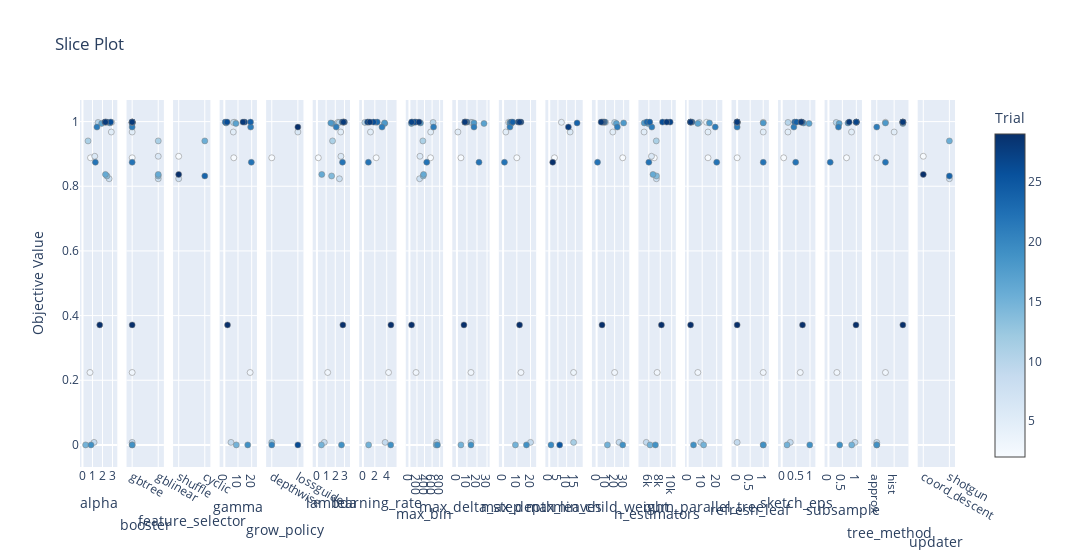

The code cell stored with this chart in its notebook:
### Code cell
optuna.visualization.plot_slice(study)

### Figure 1 — Plotly figure (JSON) as saved in the notebook; plotly's stock layout.template omitted (floating-point values rounded to 4 significant figures)
{"data": [{"marker": {"color": [2, 3, 4, 5, 6, 8, 9, 10, 11, 14, 15, 16, 17, 18, 19, 21, 22, 23, 24, 26, 27, 28, 29], "colorbar": {"title": {"text": "Trial"}, "x": 1, "xpad": 40}, "colorscale": [[0, "rgb(247,251,255)"], [0.125, "rgb(222,235,247)"], [0.25, "rgb(198,219,239)"], [0.375, "rgb(158,202,225)"], [0.5, "rgb(107,174,214)"], [0.625, "rgb(66,146,198)"], [0.75, "rgb(33,113,181)"], [0.875, "rgb(8,81,156)"], [1, "rgb(8,48,107)"]], "line": {"color": "Grey", "width": 0.5}, "showscale": true}, "mode": "markers", "showlegend": false, "type": "scatter", "x": [0.8011, 0.7522, 2.917, 2.876, 1.224, 2.657, 1.155, 1.558, 0.5561, 2.441, 0.3142, 2.294, 1.91, 2.722, 0.8537, 1.444, 1.285, 2.42, 2.313, 2.807, 2.237, 2.296, 1.724], "xaxis": "x", "y": [0.888, 0.224, 0.9978, 0.9677, 0.8927, 0.8231, 0.007774, 0.9973, 0.9402, 0.8318, 0, 0.8365, 0.9942, 0.9958, 0, 0.983, 0.8742, 0.9984, 0.9984, 0.9984, 0.9984, 0.9984, 0.3712], "yaxis": "y"}, {"marker": {"color": [2, 3, 4, 5, 6, 8, 9, 10, 11, 14, 15, 16, 17, 18, 19, 21, 22, 23, 24, 26, 27, 28, 29], "colorbar": {"title": {"text": "Trial"}, "x": 1, "xpad": 40}, "colorscale": [[0, "rgb(247,251,255)"], [0.125, "rgb(222,235,247)"], [0.25, "rgb(198,219,239)"], [0.375, "rgb(158,202,225)"], [0.5, "rgb(107,174,214)"], [0.625, "rgb(66,146,198)"], [0.75, "rgb(33,113,181)"], [0.875, "rgb(8,81,156)"], [1, "rgb(8,48,107)"]], "line": {"color": "Grey", "width": 0.5}, "showscale": false}, "mode": "markers", "showlegend": false, "type": "scatter", "x": ["gbtree", "gbtree", "gbtree", "gbtree", "gblinear", "gblinear", "gbtree", "gbtree", "gblinear", "gblinear", "gbtree", "gblinear", "gbtree", "gbtree", "gbtree", "gbtree", "gbtree", "gbtree", "gbtree", "gbtree", "gbtree", "gbtree", "gbtree"], "xaxis": "x2", "y": [0.888, 0.224, 0.9978, 0.9677, 0.8927, 0.8231, 0.007774, 0.9973, 0.9402, 0.8318, 0, 0.8365, 0.9942, 0.9958, 0, 0.983, 0.8742, 0.9984, 0.9984, 0.9984, 0.9984, 0.9984, 0.3712], "yaxis": "y2"}, {"marker": {"color": [6, 8, 11, 14, 16], "colorbar": {"title": {"text": "Trial"}, "x": 1, "xpad": 40}, "colorscale": [[0, "rgb(247,251,255)"], [0.125, "rgb(222,235,247)"], [0.25, "rgb(198,219,239)"], [0.375, "rgb(158,202,225)"], [0.5, "rgb(107,174,214)"], [0.625, "rgb(66,146,198)"], [0.75, "rgb(33,113,181)"], [0.875, "rgb(8,81,156)"], [1, "rgb(8,48,107)"]], "line": {"color": "Grey", "width": 0.5}, "showscale": false}, "mode": "markers", "showlegend": false, "type": "scatter", "x": ["shuffle", "shuffle", "cyclic", "cyclic", "shuffle"], "xaxis": "x3", "y": [0.8927, 0.8231, 0.9402, 0.8318, 0.8365], "yaxis": "y3"}, {"marker": {"color": [2, 3, 4, 5, 9, 10, 15, 17, 18, 19, 21, 22, 23, 24, 26, 27, 28, 29], "colorbar": {"title": {"text": "Trial"}, "x": 1, "xpad": 40}, "colorscale": [[0, "rgb(247,251,255)"], [0.125, "rgb(222,235,247)"], [0.25, "rgb(198,219,239)"], [0.375, "rgb(158,202,225)"], [0.5, "rgb(107,174,214)"], [0.625, "rgb(66,146,198)"], [0.75, "rgb(33,113,181)"], [0.875, "rgb(8,81,156)"], [1, "rgb(8,48,107)"]], "line": {"color": "Grey", "width": 0.5}, "showscale": false}, "mode": "markers", "showlegend": false, "type": "scatter", "x": [6.921, 18.87, 7.627, 6.578, 4.889, 6.641, 8.789, 8.501, 1.293, 17.12, 19.28, 19.74, 0.6715, 19.16, 2.034, 14.83, 13.64, 2.35], "xaxis": "x4", "y": [0.888, 0.224, 0.9978, 0.9677, 0.007774, 0.9973, 0, 0.9942, 0.9958, 0, 0.983, 0.8742, 0.9984, 0.9984, 0.9984, 0.9984, 0.9984, 0.3712], "yaxis": "y4"}, {"marker": {"color": [2, 5, 9, 15, 19, 21], "colorbar": {"title": {"text": "Trial"}, "x": 1, "xpad": 40}, "colorscale": [[0, "rgb(247,251,255)"], [0.125, "rgb(222,235,247)"], [0.25, "rgb(198,219,239)"], [0.375, "rgb(158,202,225)"], [0.5, "rgb(107,174,214)"], [0.625, "rgb(66,146,198)"], [0.75, "rgb(33,113,181)"], [0.875, "rgb(8,81,156)"], [1, "rgb(8,48,107)"]], "line": {"color": "Grey", "width": 0.5}, "showscale": false}, "mode": "markers", "showlegend": false, "type": "scatter", "x": ["depthwise", "lossguide", "depthwise", "depthwise", "lossguide", "lossguide"], "xaxis": "x5", "y": [0.888, 0.9677, 0.007774, 0, 0, 0.983], "yaxis": "y5"}, {"marker": {"color": [2, 3, 4, 5, 6, 8, 9, 10, 11, 14, 15, 16, 17, 18, 19, 21, 22, 23, 24, 26, 27, 28, 29], "colorbar": {"title": {"text": "Trial"}, "x": 1, "xpad": 40}, "colorscale": [[0, "rgb(247,251,255)"], [0.125, "rgb(222,235,247)"], [0.25, "rgb(198,219,239)"], [0.375, "rgb(158,202,225)"], [0.5, "rgb(107,174,214)"], [0.625, "rgb(66,146,198)"], [0.75, "rgb(33,113,181)"], [0.875, "rgb(8,81,156)"], [1, "rgb(8,48,107)"]], "line": {"color": "Grey", "width": 0.5}, "showscale": false}, "mode": "markers", "showlegend": false, "type": "scatter", "x": [0.151, 1.173, 2.293, 2.592, 2.615, 2.454, 0.8047, 2.42, 1.704, 1.599, 0.4874, 0.5296, 1.685, 1.518, 2.678, 2.103, 2.785, 2.916, 2.763, 2.994, 2.902, 2.892, 2.825], "xaxis": "x6", "y": [0.888, 0.224, 0.9978, 0.9677, 0.8927, 0.8231, 0.007774, 0.9973, 0.9402, 0.8318, 0, 0.8365, 0.9942, 0.9958, 0, 0.983, 0.8742, 0.9984, 0.9984, 0.9984, 0.9984, 0.9984, 0.3712], "yaxis": "y6"}, {"marker": {"color": [2, 3, 4, 5, 9, 10, 15, 17, 18, 19, 21, 22, 23, 24, 26, 27, 28, 29], "colorbar": {"title": {"text": "Trial"}, "x": 1, "xpad": 40}, "colorscale": [[0, "rgb(247,251,255)"], [0.125, "rgb(222,235,247)"], [0.25, "rgb(198,219,239)"], [0.375, "rgb(158,202,225)"], [0.5, "rgb(107,174,214)"], [0.625, "rgb(66,146,198)"], [0.75, "rgb(33,113,181)"], [0.875, "rgb(8,81,156)"], [1, "rgb(8,48,107)"]], "line": {"color": "Grey", "width": 0.5}, "showscale": false}, "mode": "markers", "showlegend": false, "type": "scatter", "x": [2.227, 4.306, 2.182, 1.275, 3.738, 0.3254, 0.9593, 3.65, 3.638, 4.674, 3.214, 0.9213, 2.411, 0.8867, 1.79, 0.7787, 1.161, 4.708], "xaxis": "x7", "y": [0.888, 0.224, 0.9978, 0.9677, 0.007774, 0.9973, 0, 0.9942, 0.9958, 0, 0.983, 0.8742, 0.9984, 0.9984, 0.9984, 0.9984, 0.9984, 0.3712], "yaxis": "y7"}, {"marker": {"color": [2, 3, 4, 5, 6, 8, 9, 10, 11, 14, 15, 16, 17, 18, 19, 21, 22, 23, 24, 26, 27, 28, 29], "colorbar": {"title": {"text": "Trial"}, "x": 1, "xpad": 40}, "colorscale": [[0, "rgb(247,251,255)"], [0.125, "rgb(222,235,247)"], [0.25, "rgb(198,219,239)"], [0.375, "rgb(158,202,225)"], [0.5, "rgb(107,174,214)"], [0.625, "rgb(66,146,198)"], [0.75, "rgb(33,113,181)"], [0.875, "rgb(8,81,156)"], [1, "rgb(8,48,107)"]], "line": {"color": "Grey", "width": 0.5}, "showscale": false}, "mode": "markers", "showlegend": false, "type": "scatter", "x": [560, 175, 122, 563, 279, 269, 721, 626, 356, 365, 708, 375, 52, 292, 742, 639, 458, 170, 73, 143, 59, 254, 57], "xaxis": "x8", "y": [0.888, 0.224, 0.9978, 0.9677, 0.8927, 0.8231, 0.007774, 0.9973, 0.9402, 0.8318, 0, 0.8365, 0.9942, 0.9958, 0, 0.983, 0.8742, 0.9984, 0.9984, 0.9984, 0.9984, 0.9984, 0.3712], "yaxis": "y8"}, {"marker": {"color": [2, 3, 4, 5, 9, 10, 15, 17, 18, 19, 21, 22, 23, 24, 26, 27, 28, 29], "colorbar": {"title": {"text": "Trial"}, "x": 1, "xpad": 40}, "colorscale": [[0, "rgb(247,251,255)"], [0.125, "rgb(222,235,247)"], [0.25, "rgb(198,219,239)"], [0.375, "rgb(158,202,225)"], [0.5, "rgb(107,174,214)"], [0.625, "rgb(66,146,198)"], [0.75, "rgb(33,113,181)"], [0.875, "rgb(8,81,156)"], [1, "rgb(8,48,107)"]], "line": {"color": "Grey", "width": 0.5}, "showscale": false}, "mode": "markers", "showlegend": false, "type": "scatter", "x": [4, 14, 14, 1, 14, 15, 4, 27, 17, 14, 17, 22, 10, 9, 8, 8, 8, 7], "xaxis": "x9", "y": [0.888, 0.224, 0.9978, 0.9677, 0.007774, 0.9973, 0, 0.9942, 0.9958, 0, 0.983, 0.8742, 0.9984, 0.9984, 0.9984, 0.9984, 0.9984, 0.3712], "yaxis": "y9"}, {"marker": {"color": [2, 3, 4, 5, 9, 10, 15, 17, 18, 19, 21, 22, 23, 24, 26, 27, 28, 29], "colorbar": {"title": {"text": "Trial"}, "x": 1, "xpad": 40}, "colorscale": [[0, "rgb(247,251,255)"], [0.125, "rgb(222,235,247)"], [0.25, "rgb(198,219,239)"], [0.375, "rgb(158,202,225)"], [0.5, "rgb(107,174,214)"], [0.625, "rgb(66,146,198)"], [0.75, "rgb(33,113,181)"], [0.875, "rgb(8,81,156)"], [1, "rgb(8,48,107)"]], "line": {"color": "Grey", "width": 0.5}, "showscale": false}, "mode": "markers", "showlegend": false, "type": "scatter", "x": [10, 13, 4, 2, 20, 5, 9, 6, 5, 17, 5, 1, 6, 7, 11, 13, 12, 12], "xaxis": "x10", "y": [0.888, 0.224, 0.9978, 0.9677, 0.007774, 0.9973, 0, 0.9942, 0.9958, 0, 0.983, 0.8742, 0.9984, 0.9984, 0.9984, 0.9984, 0.9984, 0.3712], "yaxis": "y10"}, {"marker": {"color": [2, 3, 4, 5, 9, 15, 18, 19, 21, 22], "colorbar": {"title": {"text": "Trial"}, "x": 1, "xpad": 40}, "colorscale": [[0, "rgb(247,251,255)"], [0.125, "rgb(222,235,247)"], [0.25, "rgb(198,219,239)"], [0.375, "rgb(158,202,225)"], [0.5, "rgb(107,174,214)"], [0.625, "rgb(66,146,198)"], [0.75, "rgb(33,113,181)"], [0.875, "rgb(8,81,156)"], [1, "rgb(8,48,107)"]], "line": {"color": "Grey", "width": 0.5}, "showscale": false}, "mode": "markers", "showlegend": false, "type": "scatter", "x": [3, 14, 7, 12, 14, 1, 16, 6, 11, 2], "xaxis": "x11", "y": [0.888, 0.224, 0.9978, 0.9677, 0.007774, 0, 0.9958, 0, 0.983, 0.8742], "yaxis": "y11"}, {"marker": {"color": [2, 3, 4, 5, 9, 10, 15, 17, 18, 19, 21, 22, 23, 24, 26, 27, 28, 29], "colorbar": {"title": {"text": "Trial"}, "x": 1, "xpad": 40}, "colorscale": [[0, "rgb(247,251,255)"], [0.125, "rgb(222,235,247)"], [0.25, "rgb(198,219,239)"], [0.375, "rgb(158,202,225)"], [0.5, "rgb(107,174,214)"], [0.625, "rgb(66,146,198)"], [0.75, "rgb(33,113,181)"], [0.875, "rgb(8,81,156)"], [1, "rgb(8,48,107)"]], "line": {"color": "Grey", "width": 0.5}, "showscale": false}, "mode": "markers", "showlegend": false, "type": "scatter", "x": [29, 20, 10, 18, 25, 20, 12, 22, 30, 29, 23, 1, 9, 8, 7, 6, 5, 6], "xaxis": "x12", "y": [0.888, 0.224, 0.9978, 0.9677, 0.007774, 0.9973, 0, 0.9942, 0.9958, 0, 0.983, 0.8742, 0.9984, 0.9984, 0.9984, 0.9984, 0.9984, 0.3712], "yaxis": "y12"}, {"marker": {"color": [2, 3, 4, 5, 6, 8, 9, 10, 11, 14, 15, 16, 17, 18, 19, 21, 22, 23, 24, 26, 27, 28, 29], "colorbar": {"title": {"text": "Trial"}, "x": 1, "xpad": 40}, "colorscale": [[0, "rgb(247,251,255)"], [0.125, "rgb(222,235,247)"], [0.25, "rgb(198,219,239)"], [0.375, "rgb(158,202,225)"], [0.5, "rgb(107,174,214)"], [0.625, "rgb(66,146,198)"], [0.75, "rgb(33,113,181)"], [0.875, "rgb(8,81,156)"], [1, "rgb(8,48,107)"]], "line": {"color": "Grey", "width": 0.5}, "showscale": false}, "mode": "markers", "showlegend": false, "type": "scatter", "x": [6952, 7455, 5666, 5165, 6461, 7322, 5553, 6034, 7303, 7336, 6212, 6729, 5865, 5193, 7151, 6523, 6001, 5643, 6161, 8395, 9734, 9131, 8201], "xaxis": "x13", "y": [0.888, 0.224, 0.9978, 0.9677, 0.8927, 0.8231, 0.007774, 0.9973, 0.9402, 0.8318, 0, 0.8365, 0.9942, 0.9958, 0, 0.983, 0.8742, 0.9984, 0.9984, 0.9984, 0.9984, 0.9984, 0.3712], "yaxis": "y13"}, {"marker": {"color": [2, 3, 4, 5, 9, 10, 15, 17, 18, 19, 21, 22, 23, 24, 26, 27, 28, 29], "colorbar": {"title": {"text": "Trial"}, "x": 1, "xpad": 40}, "colorscale": [[0, "rgb(247,251,255)"], [0.125, "rgb(222,235,247)"], [0.25, "rgb(198,219,239)"], [0.375, "rgb(158,202,225)"], [0.5, "rgb(107,174,214)"], [0.625, "rgb(66,146,198)"], [0.75, "rgb(33,113,181)"], [0.875, "rgb(8,81,156)"], [1, "rgb(8,48,107)"]], "line": {"color": "Grey", "width": 0.5}, "showscale": false}, "mode": "markers", "showlegend": false, "type": "scatter", "x": [14, 7, 13, 14, 9, 8, 11, 7, 15, 4, 19, 20, 3, 2, 2, 2, 2, 2], "xaxis": "x14", "y": [0.888, 0.224, 0.9978, 0.9677, 0.007774, 0.9973, 0, 0.9942, 0.9958, 0, 0.983, 0.8742, 0.9984, 0.9984, 0.9984, 0.9984, 0.9984, 0.3712], "yaxis": "y14"}, {"marker": {"color": [2, 3, 4, 5, 9, 10, 15, 17, 18, 19, 21, 22, 23, 24, 26, 27, 28, 29], "colorbar": {"title": {"text": "Trial"}, "x": 1, "xpad": 40}, "colorscale": [[0, "rgb(247,251,255)"], [0.125, "rgb(222,235,247)"], [0.25, "rgb(198,219,239)"], [0.375, "rgb(158,202,225)"], [0.5, "rgb(107,174,214)"], [0.625, "rgb(66,146,198)"], [0.75, "rgb(33,113,181)"], [0.875, "rgb(8,81,156)"], [1, "rgb(8,48,107)"]], "line": {"color": "Grey", "width": 0.5}, "showscale": false}, "mode": "markers", "showlegend": false, "type": "scatter", "x": [0, 1, 1, 1, 0, 0, 1, 0, 1, 1, 0, 1, 0, 0, 0, 0, 0, 0], "xaxis": "x15", "y": [0.888, 0.224, 0.9978, 0.9677, 0.007774, 0.9973, 0, 0.9942, 0.9958, 0, 0.983, 0.8742, 0.9984, 0.9984, 0.9984, 0.9984, 0.9984, 0.3712], "yaxis": "y15"}, {"marker": {"color": [2, 3, 4, 5, 9, 10, 15, 17, 18, 19, 21, 22, 23, 24, 26, 27, 28, 29], "colorbar": {"title": {"text": "Trial"}, "x": 1, "xpad": 40}, "colorscale": [[0, "rgb(247,251,255)"], [0.125, "rgb(222,235,247)"], [0.25, "rgb(198,219,239)"], [0.375, "rgb(158,202,225)"], [0.5, "rgb(107,174,214)"], [0.625, "rgb(66,146,198)"], [0.75, "rgb(33,113,181)"], [0.875, "rgb(8,81,156)"], [1, "rgb(8,48,107)"]], "line": {"color": "Grey", "width": 0.5}, "showscale": false}, "mode": "markers", "showlegend": false, "type": "scatter", "x": [0.06969, 0.6558, 0.4555, 0.2208, 0.304, 0.222, 0.1877, 0.9679, 0.7719, 0.9923, 0.4297, 0.4946, 0.4627, 0.5208, 0.6854, 0.7138, 0.6895, 0.7363], "xaxis": "x16", "y": [0.888, 0.224, 0.9978, 0.9677, 0.007774, 0.9973, 0, 0.9942, 0.9958, 0, 0.983, 0.8742, 0.9984, 0.9984, 0.9984, 0.9984, 0.9984, 0.3712], "yaxis": "y16"}, {"marker": {"color": [2, 3, 4, 5, 9, 10, 15, 17, 18, 19, 21, 22, 23, 24, 26, 27, 28, 29], "colorbar": {"title": {"text": "Trial"}, "x": 1, "xpad": 40}, "colorscale": [[0, "rgb(247,251,255)"], [0.125, "rgb(222,235,247)"], [0.25, "rgb(198,219,239)"], [0.375, "rgb(158,202,225)"], [0.5, "rgb(107,174,214)"], [0.625, "rgb(66,146,198)"], [0.75, "rgb(33,113,181)"], [0.875, "rgb(8,81,156)"], [1, "rgb(8,48,107)"]], "line": {"color": "Grey", "width": 0.5}, "showscale": false}, "mode": "markers", "showlegend": false, "type": "scatter", "x": [0.6494, 0.3035, 0.9988, 0.8283, 0.9531, 0.278, 0.8346, 0.3861, 0.7018, 0.4055, 0.3605, 0.06434, 0.9956, 0.998, 0.9996, 0.9996, 0.744, 0.9882], "xaxis": "x17", "y": [0.888, 0.224, 0.9978, 0.9677, 0.007774, 0.9973, 0, 0.9942, 0.9958, 0, 0.983, 0.8742, 0.9984, 0.9984, 0.9984, 0.9984, 0.9984, 0.3712], "yaxis": "y17"}, {"marker": {"color": [2, 3, 4, 5, 9, 10, 15, 17, 18, 19, 21, 22, 23, 24, 26, 27, 28, 29], "colorbar": {"title": {"text": "Trial"}, "x": 1, "xpad": 40}, "colorscale": [[0, "rgb(247,251,255)"], [0.125, "rgb(222,235,247)"], [0.25, "rgb(198,219,239)"], [0.375, "rgb(158,202,225)"], [0.5, "rgb(107,174,214)"], [0.625, "rgb(66,146,198)"], [0.75, "rgb(33,113,181)"], [0.875, "rgb(8,81,156)"], [1, "rgb(8,48,107)"]], "line": {"color": "Grey", "width": 0.5}, "showscale": false}, "mode": "markers", "showlegend": false, "type": "scatter", "x": ["approx", "auto", "auto", "hist", "approx", "exact", "approx", "exact", "auto", "approx", "approx", "auto", "exact", "exact", "exact", "exact", "exact", "exact"], "xaxis": "x18", "y": [0.888, 0.224, 0.9978, 0.9677, 0.007774, 0.9973, 0, 0.9942, 0.9958, 0, 0.983, 0.8742, 0.9984, 0.9984, 0.9984, 0.9984, 0.9984, 0.3712], "yaxis": "y18"}, {"marker": {"color": [6, 8, 11, 14, 16], "colorbar": {"title": {"text": "Trial"}, "x": 1, "xpad": 40}, "colorscale": [[0, "rgb(247,251,255)"], [0.125, "rgb(222,235,247)"], [0.25, "rgb(198,219,239)"], [0.375, "rgb(158,202,225)"], [0.5, "rgb(107,174,214)"], [0.625, "rgb(66,146,198)"], [0.75, "rgb(33,113,181)"], [0.875, "rgb(8,81,156)"], [1, "rgb(8,48,107)"]], "line": {"color": "Grey", "width": 0.5}, "showscale": false}, "mode": "markers", "showlegend": false, "type": "scatter", "x": ["coord_descent", "shotgun", "shotgun", "shotgun", "coord_descent"], "xaxis": "x19", "y": [0.8927, 0.8231, 0.9402, 0.8318, 0.8365], "yaxis": "y19"}], "layout": {"title": {"text": "Slice Plot"}, "width": 5700, "xaxis": {"anchor": "y", "domain": [0, 0.04266], "title": {"text": "alpha"}}, "xaxis10": {"anchor": "y10", "domain": [0.4787, 0.5213], "title": {"text": "max_depth"}}, "xaxis11": {"anchor": "y11", "domain": [0.5319, 0.5745], "title": {"text": "max_leaves"}}, "xaxis12": {"anchor": "y12", "domain": [0.585, 0.6277], "title": {"text": "min_child_weight"}}, "xaxis13": {"anchor": "y13", "domain": [0.6382, 0.6809], "title": {"text": "n_estimators"}}, "xaxis14": {"anchor": "y14", "domain": [0.6914, 0.7341], "title": {"text": "num_parallel_tree"}}, "xaxis15": {"anchor": "y15", "domain": [0.7446, 0.7873], "title": {"text": "refresh_leaf"}}, "xaxis16": {"anchor": "y16", "domain": [0.7978, 0.8404], "title": {"text": "sketch_eps"}}, "xaxis17": {"anchor": "y17", "domain": [0.851, 0.8936], "title": {"text": "subsample"}}, "xaxis18": {"anchor": "y18", "domain": [0.9042, 0.9468], "title": {"text": "tree_method"}}, "xaxis19": {"anchor": "y19", "domain": [0.9573, 1], "title": {"text": "updater"}}, "xaxis2": {"anchor": "y2", "domain": [0.05319, 0.09584], "title": {"text": "booster"}}, "xaxis3": {"anchor": "y3", "domain": [0.1064, 0.149], "title": {"text": "feature_selector"}}, "xaxis4": {"anchor": "y4", "domain": [0.1596, 0.2022], "title": {"text": "gamma"}}, "xaxis5": {"anchor": "y5", "domain": [0.2127, 0.2554], "title": {"text": "grow_policy"}}, "xaxis6": {"anchor": "y6", "domain": [0.2659, 0.3086], "title": {"text": "lambda"}}, "xaxis7": {"anchor": "y7", "domain": [0.3191, 0.3618], "title": {"text": "learning_rate"}}, "xaxis8": {"anchor": "y8", "domain": [0.3723, 0.415], "title": {"text": "max_bin"}}, "xaxis9": {"anchor": "y9", "domain": [0.4255, 0.4681], "title": {"text": "max_delta_step"}}, "yaxis": {"anchor": "x", "domain": [0, 1], "title": {"text": "Objective Value"}}, "yaxis10": {"anchor": "x10", "domain": [0, 1], "matches": "y", "showticklabels": false}, "yaxis11": {"anchor": "x11", "domain": [0, 1], "matches": "y", "showticklabels": false}, "yaxis12": {"anchor": "x12", "domain": [0, 1], "matches": "y", "showticklabels": false}, "yaxis13": {"anchor": "x13", "domain": [0, 1], "matches": "y", "showticklabels": false}, "yaxis14": {"anchor": "x14", "domain": [0, 1], "matches": "y", "showticklabels": false}, "yaxis15": {"anchor": "x15", "domain": [0, 1], "matches": "y", "showticklabels": false}, "yaxis16": {"anchor": "x16", "domain": [0, 1], "matches": "y", "showticklabels": false}, "yaxis17": {"anchor": "x17", "domain": [0, 1], "matches": "y", "showticklabels": false}, "yaxis18": {"anchor": "x18", "domain": [0, 1], "matches": "y", "showticklabels": false}, "yaxis19": {"anchor": "x19", "domain": [0, 1], "matches": "y", "showticklabels": false}, "yaxis2": {"anchor": "x2", "domain": [0, 1], "matches": "y", "showticklabels": false}, "yaxis3": {"anchor": "x3", "domain": [0, 1], "matches": "y", "showticklabels": false}, "yaxis4": {"anchor": "x4", "domain": [0, 1], "matches": "y", "showticklabels": false}, "yaxis5": {"anchor": "x5", "domain": [0, 1], "matches": "y", "showticklabels": false}, "yaxis6": {"anchor": "x6", "domain": [0, 1], "matches": "y", "showticklabels": false}, "yaxis7": {"anchor": "x7", "domain": [0, 1], "matches": "y", "showticklabels": false}, "yaxis8": {"anchor": "x8", "domain": [0, 1], "matches": "y", "showticklabels": false}, "yaxis9": {"anchor": "x9", "domain": [0, 1], "matches": "y", "showticklabels": false}}}
